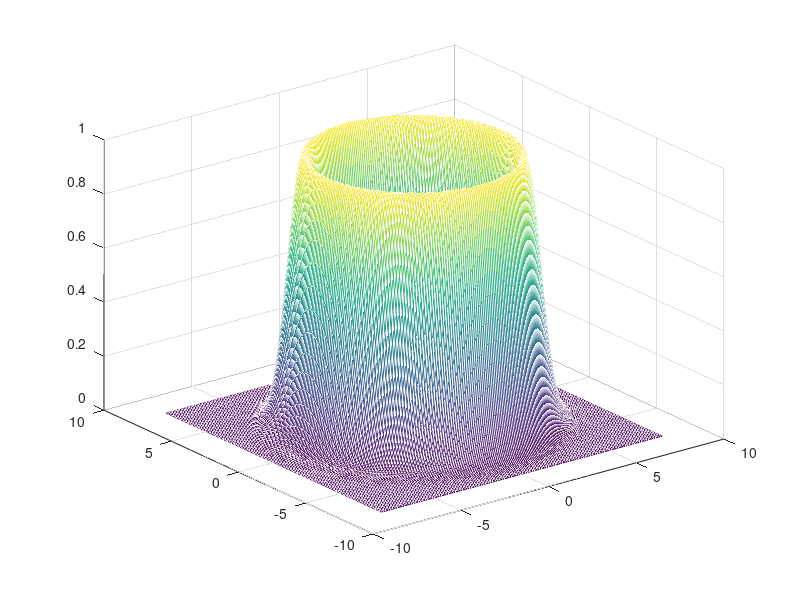

This figure's MATLAB source:
clear;
x = -8 : 0.1 : 8;
y = -8 : 0.1 : 8;
for i = 1 : length(x);
    for j = 1 : length(x);
        z(i, j) = exp(-((x(i)^2 + y(j)^2).^0.5 - 5).^2);
%         * exp(1i * x(i) + 1i * y(i));
%         z(i, j) = double((real(z(i, j))^2 + imag(z(i, j))^2)^0.5);
    end;
end;
mesh(x, y, z);